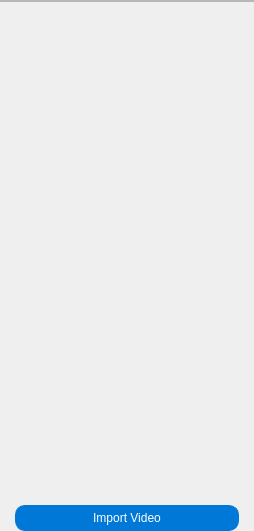
                                 <widget class="QWidget" name="VideoScrollContent">
                                  <property name="geometry">
                                   <rect>
                                    <x>0</x>
                                    <y>0</y>
                                    <width>254</width>
                                    <height>531</height>
                                   </rect>
                                  </property>
                                  <property name="styleSheet">
                                   <string notr="true">#VideoScrollContent
{
	background-color: #ffffff;
}</string>
                                  </property>
                                  <layout class="QVBoxLayout" name="verticalLayout_5">
                                   <property name="spacing">
                                    <number>0</number>
                                   </property>
                                   <property name="leftMargin">
                                    <number>0</number>
                                   </property>
                                   <property name="topMargin">
                                    <number>0</number>
                                   </property>
                                   <property name="rightMargin">
                                    <number>0</number>
                                   </property>
                                   <property name="bottomMargin">
                                    <number>0</number>
                                   </property>
                                   <item alignment="Qt::AlignTop">
                                    <widget class="QFrame" name="VideoDetailContainer">
                                     <property name="frameShape">
                                      <enum>QFrame::StyledPanel</enum>
                                     </property>
                                     <property name="frameShadow">
                                      <enum>QFrame::Raised</enum>
                                     </property>
                                     <layout class="QVBoxLayout" name="verticalLayout_6">
                                      <property name="leftMargin">
                                       <number>0</number>
                                      </property>
                                      <property name="topMargin">
                                       <number>0</number>
                                      </property>
                                      <property name="rightMargin">
                                       <number>0</number>
                                      </property>
                                      <property name="bottomMargin">
                                       <number>0</number>
                                      </property>
                                     </layout>
                                    </widget>
                                   </item>
                                   <item alignment="Qt::AlignBottom">
                                    <widget class="QWidget" name="VideoImportSection" native="true">
                                     <layout class="QHBoxLayout" name="horizontalLayout_6">
                                      <property name="leftMargin">
                                       <number>15</number>
                                      </property>
                                      <property name="topMargin">
                                       <number>15</number>
                                      </property>
                                      <property name="rightMargin">
                                       <number>15</number>
                                      </property>
                                      <property name="bottomMargin">
                                       <number>0</number>
                                      </property>
                                      <item>
                                       <widget class="QPushButton" name="VideoImportBtn">
                                        <property name="styleSheet">
                                         <string notr="true">#VideoImportBtn{
	border: 1px solid gray;
	border-radius: 10px;
	border-color: rgb(0, 120, 215);
	background-color: rgb(0, 120, 215);
	color: rgb(255, 255, 255);
	padding: 5px;
	padding-left: 15px;
	padding-right: 15px;
}

#VideoImportBtn::hover{
    background-color:rgb(0, 108, 190);
    border-color:  rgb(0, 120, 215);
}

#VideoImportBtn::selected{
	color: rgb(0, 0, 0);
    background-color: rgb(255, 255, 255);
}</string>
                                        </property>
                                        <property name="text">
                                         <string>Import Video</string>
                                        </property>
                                       </widget>
                                      </item>
                                     </layout>
                                    </widget>
                                   </item>
                                  </layout>
                                 </widget>
